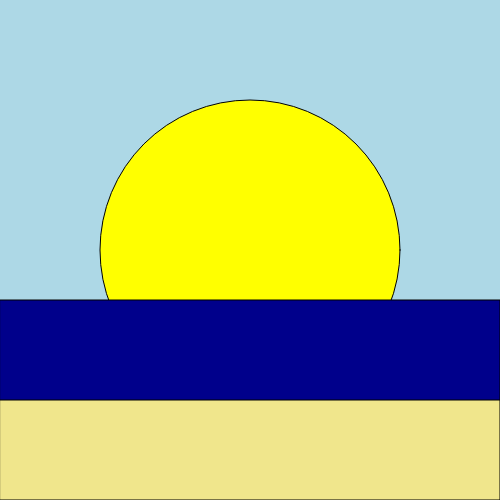
Frame 1 (no input)
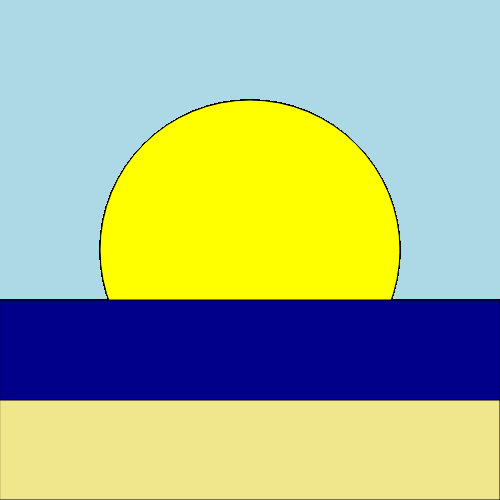
Frame 60 (no input)
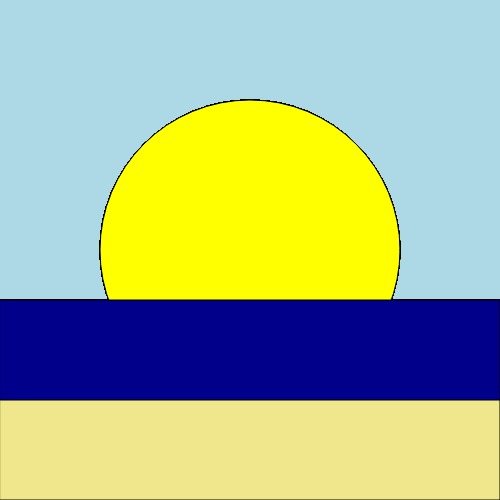
Frame 120 (the mouse pressed at the canvas centre since frame 60)

The p5.js sketch that drew these frames (run headless with seeded random() and noise() and a simulated clock; from frame 60 on, the mouse is pressed at the canvas centre):

// p5.js sketch
// ── sketch.js
function setup() {
    createCanvas(500,500);
    background("lightblue");
  }
  
  function draw () {
    fill("yellow");
    circle(250,250,300);
    fill("darkblue");
    rect(0,300,500,350);
    fill("khaki");
    rect(0,400,500,100);
  }
